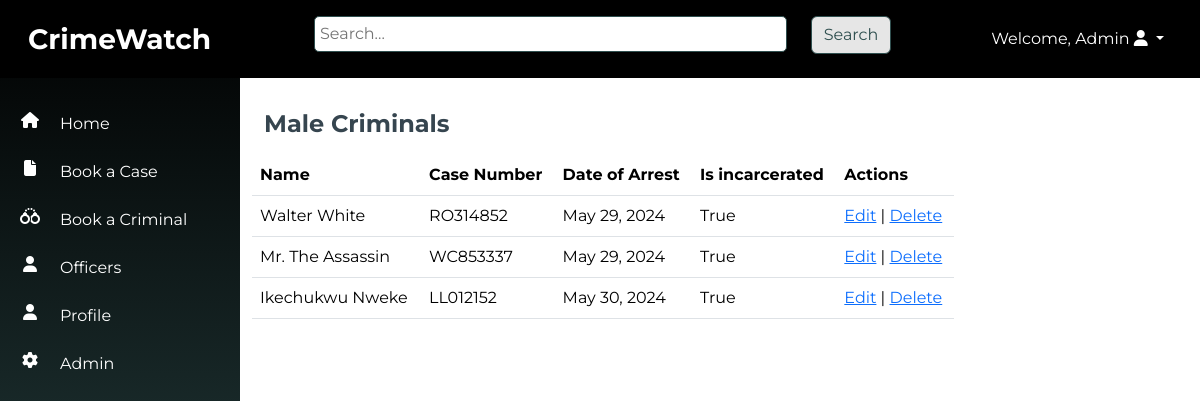
Before: /criminals/male-criminals/ (signed in) with the older database file.
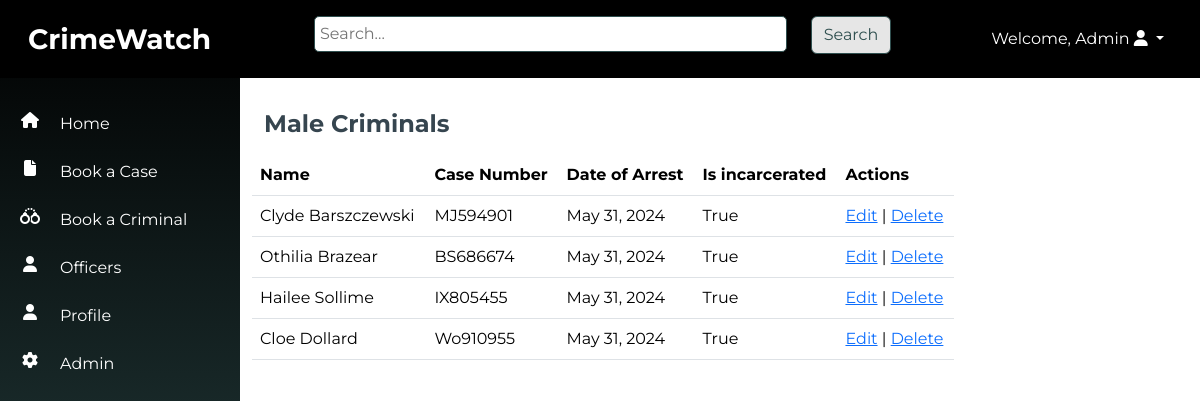
After: the same page with the newer database file.
### criminals/models.py (models this page shows, shortened)
class CriminalRecord(models.Model):
    MARITAL_STATUS = [
        ('Single', 'Single'),
        ('Married', 'Married'),
        ('Divorced', 'Divorced'),
        ('Widowed', 'Widowed'),
        ('Widower', 'Widower'),
        ('Celibate', 'Celibate'),
    ]
    RELIGION = [
        ('Christianity', 'Christianity'),
        ('Islam', 'Islam'),
        ('Traditional Worshippers', 'Traditional Worshippers'),
        ('Others', 'Others'),
    ]
    SEX_CHOICES = [
        ('male', 'Male'),
        ('female', 'Female'),
    ]
    first_name = models.CharField(max_length=255)
    middle_name = models.CharField(max_length=255, blank=True)
    surname = models.CharField(max_length=255)
    date_of_birth = models.DateField()
    date_of_arrest = models.DateField(auto_now_add=True)
    time_of_arrest = models.TimeField(auto_now_add=True)
    tribe = models.CharField(max_length=100)
    religion = models.CharField(max_length=100, choices=RELIGION, blank=True)
    marital_status = models.CharField(max_length=10, choices=MARITAL_STATUS, default="Single")
    height_in_meters = models.FloatField()
    weight_in_kg = models.FloatField()
    gender = models.CharField(max_length=10, choices=SEX_CHOICES, default="Male")
    nin = models.CharField(max_length=100, unique=True)
    address = models.CharField(max_length=255, blank=True)
    associated_cases = models.ForeignKey(CriminalCase, on_delete=models.CASCADE, blank=True, null=True)
    contact_info = models.CharField(max_length=100, blank=True)
    distinctive_features = models.CharField(max_length=255, blank=True)
    next_of_kin = models.CharField(max_length=255, blank=True)
    mugshot = models.ImageField(upload_to='src/images/', blank=True)
    known_aliases = models.CharField(max_length=255, blank=True)
    associates = models.CharField(max_length=255, blank=True)
    arresting_officer = models.ForeignKey(Officer, on_delete=models.CASCADE, blank=True)
    case_number = models.CharField(max_length=9, default=generate_case_number, unique=True)
    is_incarcerated = models.BooleanField(default=True)
    is_wanted = models.BooleanField(default=False)

### criminals/views.py (the view)
# urls.py: path('male-criminals/', views.male_criminals_list, name='male_criminals_list'),
@login_required
def male_criminals_list(request):
    criminals = CriminalRecord.objects.filter(gender='male')
    return render(request, 'criminal_filter.html', {'criminals': criminals, 'title': 'Male Criminals'})

### criminals/templates/criminal_filter.html (shortened to what this page needs)
{% extends 'base.html' %}
{% block content %}
<div class="container-fluid mt-3">
    <h1 class="fw-bold fs-4">{{ title }}</h1>
    <div class="row mt-3">
        <table class="table w-75">
            <thead>
                <tr>
                    <th scope="col">Name</th>
                    <th scope="col">Case Number</th>
                    <th scope="col">Date of Arrest</th>
                    <th scope="col">Is incarcerated</th>
                    <th scope="col">Actions</th>
                </tr>
            </thead>
            <tbody>
                {% for criminal in criminals %}
                    <tr>
                        <td class="text-capitalize">{{ criminal.first_name }} {{ criminal.surname }}</td>
                        <td class="text-capitalize">{{ criminal.case_number}}</td>
                        <td class="">{{ criminal.date_of_arrest }}</td>
                        <td class="text-capitalize">{{ criminal.is_incarcerated }}</td>
                        <td>
                            <a href="{% url 'criminal_update' criminal.pk %}">Edit</a> |
                            <a href="{% url 'criminal_delete' criminal.pk %}">Delete</a>
                        </td>
                    </tr>
                {% empty %}
                    <p class="text-danger">No criminals in this category</p>
                {% endfor %}
            </tbody>
        </table>
    </div>
</div>
 {% endblock %}

Changed rows visible on the page:
removed CriminalRecord: first_name "Walter", surname "White", case_number "RO314852", date_of_arrest "May 29, 2024", is_incarcerated "True"
removed CriminalRecord: first_name "Mr.", surname "The Assassin", case_number "WC853337", date_of_arrest "May 29, 2024", is_incarcerated "True"
removed CriminalRecord: first_name "Ikechukwu", surname "Nweke", case_number "LL012152", date_of_arrest "May 30, 2024", is_incarcerated "True"
added CriminalRecord: first_name "Clyde", surname "Barszczewski", case_number "MJ594901", date_of_arrest "May 31, 2024", is_incarcerated "True"
added CriminalRecord: first_name "Othilia", surname "Brazear", case_number "BS686674", date_of_arrest "May 31, 2024", is_incarcerated "True"
added CriminalRecord: first_name "Hailee", surname "Sollime", case_number "IX805455", date_of_arrest "May 31, 2024", is_incarcerated "True"
added CriminalRecord: first_name "Cloe", surname "Dollard", case_number "Wo910955", date_of_arrest "May 31, 2024", is_incarcerated "True"
